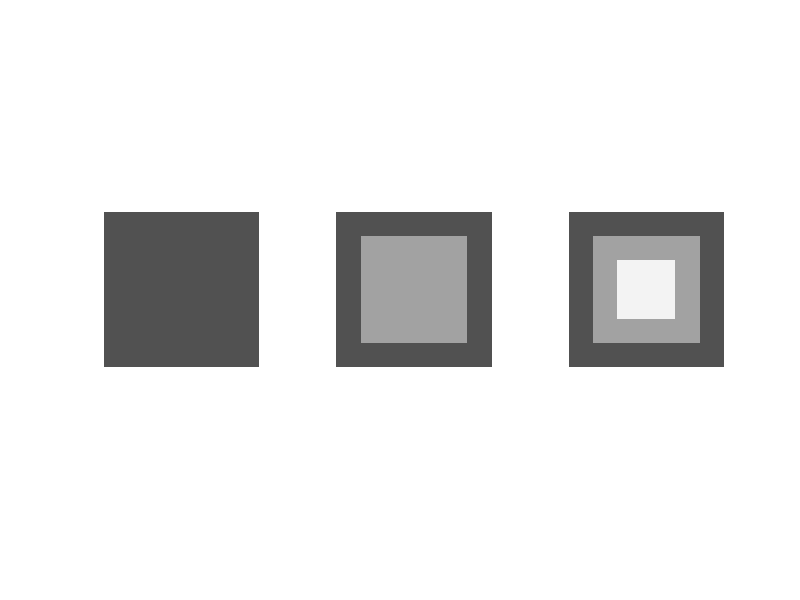
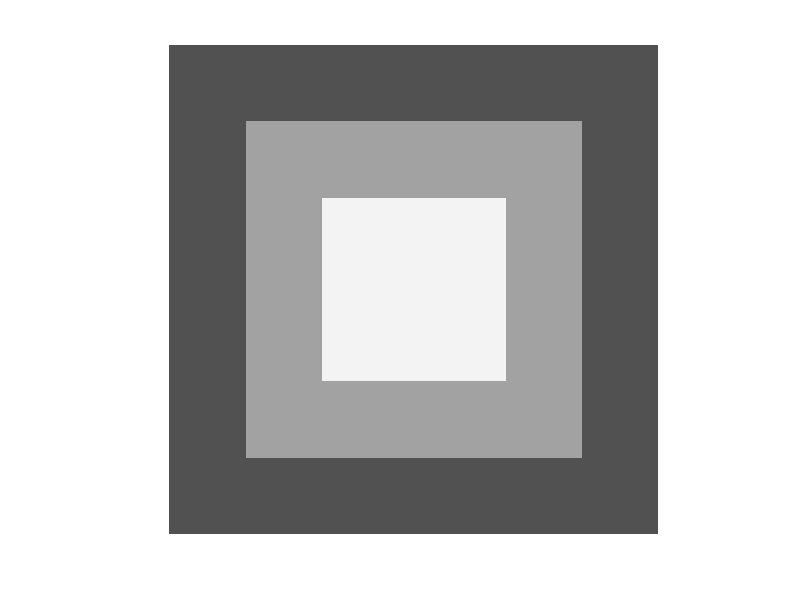

Recreate these plots in MATLAB, in order.
clc;clear all;
I = ones(256,256).*80;
I = uint8(I);
subplot(131);imshow(I);

% I = im2double(I);
% I = uint8(I);
I(41:216,41:216) = 160;
subplot(132);imshow(I);

I(81:176,81:176) = 240;
subplot(133);imshow(I);

figure(2);
imshow(I);